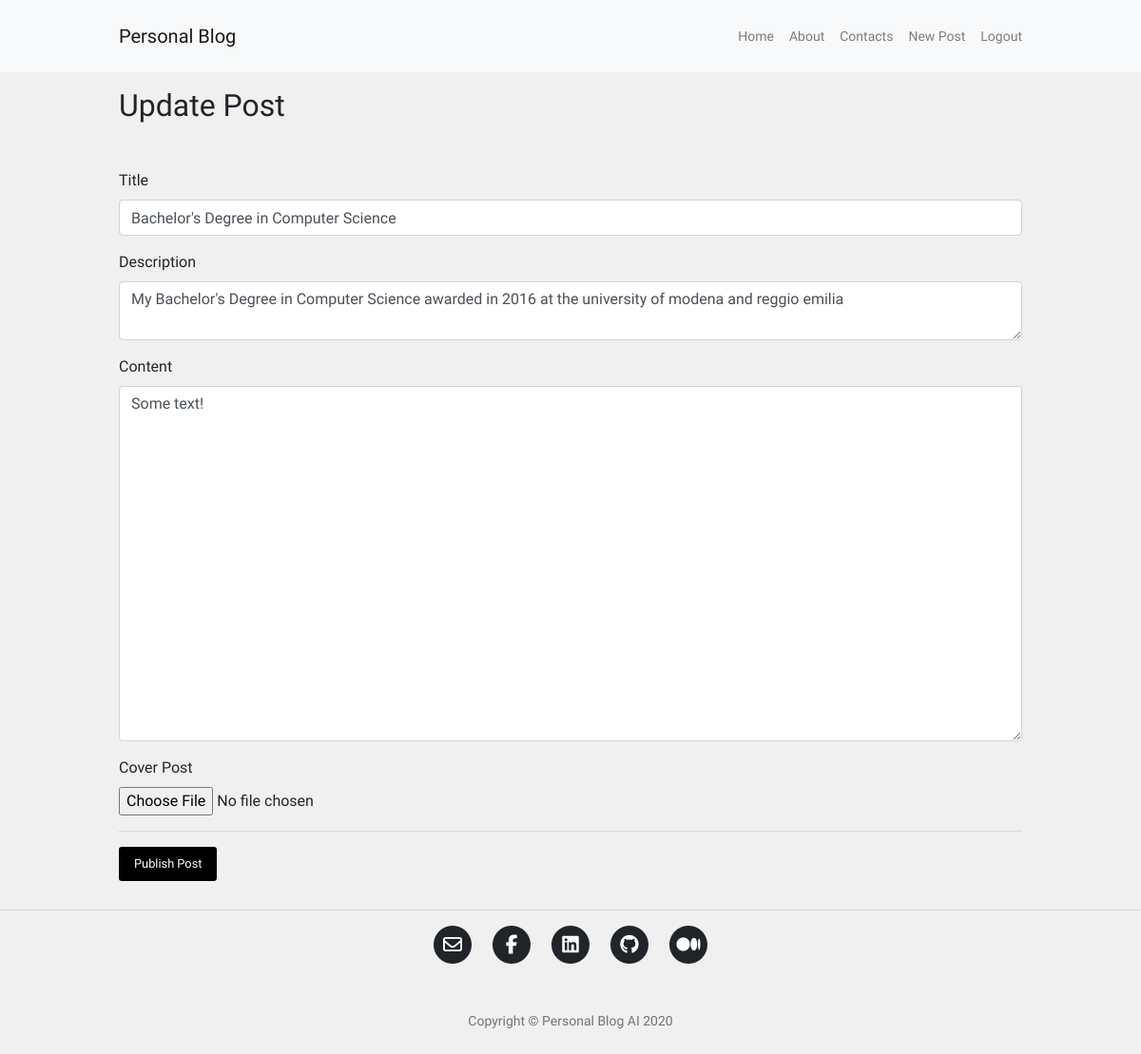
Screenshot of /post/1/update (signed in) with the database file from the repository.
### blog/models.py (models this page shows, shortened)
class Post(db.Model):
    id = db.Column(db.Integer, primary_key=True)
    user_id = db.Column(db.Integer, db.ForeignKey('user.id'), nullable=False)
    insert_time = db.Column(db.DateTime, default=datetime.now)
    title = db.Column(db.String(120), nullable=False)
    description = db.Column(db.String(240))
    body = db.Column(db.Text(), nullable=False)
    slug = db.Column(db.String(250))
    image = db.Column(db.String(120))

### blog/routes.py (the view)
@app.route("/post/<int:post_id>/update", methods=["GET", "POST"])
@login_required
def post_update(post_id):
    post_instance = Post.query.get_or_404(post_id)
    if post_instance.author != current_user:
        abort(403)
    form = PostForm()
    if form.validate_on_submit():
        post_instance.title = form.title.data
        post_instance.description = form.description.data
        post_instance.body = form.body.data
        if form.image.data:
            try:
                image = save_picture(form.image.data)
                post_instance.image = image
            except Exception:
                db.session.commit()
                flash('Error occoured during image upload')
                return redirect(url_for('post_update', post_id=post_instance.id))
        db.session.commit()
        return redirect(url_for('post_detail', post_slug=post_instance.slug))
    elif request.method == "GET":
        form.title.data = post_instance.title
        form.description.data = post_instance.description
        form.body.data = post_instance.body
    post_image = post_instance.image or None
    return render_template("post_editor.html", form=form, post_image=post_image)

### blog/forms.py
class PostForm(FlaskForm):
    title = StringField('Title',
                        validators=[DataRequired('Mandatory Field!'),
                        Length(min=3, max=120, message="title range from 3 to 120 chars")]
                        )
    description = TextAreaField('Description',
                                validators=[Length(max=240, message="description no more than 240 chars")]
                        )
    body = TextAreaField('Content', validators=[DataRequired('Mandatory Field!')])
    image = FileField('Cover Post', validators=[FileAllowed(['jpg', 'jpeg', 'png'])])
    submit = SubmitField('Publish Post')

### blog/models.py (called while the page is built)
@login_manager.user_loader
def load_user(id):
    return User.query.get(int(id))

### blog/templates/post_editor.html (shortened to what this page needs)
{% extends 'base.html' %}
{% block content %}
<div class="container content-container mt-3 px-3 px-lg-0">
    {% if request.path == "/create-post" %}
    <h2>Create New Post</h2>
    {% else %}
    <h2>Update Post</h2>
    {% endif %}
    <div class="row no-gutters">
        <div class="col">
            <form method="POST" enctype="multipart/form-data" novalidate>
                <div class="form-group">
                    {{ form.title.label }}
                    {{ form.title(class="form-control") }}
                </div>
                <div class="form-group">
                    {{ form.description.label }}
                    {{ form.description(class="form-control") }}
                </div>
                <div class="form-group">
                    {{ form.body.label }}
                    {{ form.body(class="form-control", rows=15) }}
                </div>
                <div class="form-group">
                    {{ form.image.label }}
                    {{ form.image(class="form-control-file") }}
                </div>
                <hr>
                {{ form.submit(class="btn btn-sm btn-outline-secondary mouse-cursor-gradient-tracking") }}
            </form>
        </div>
    </div>
</div>
{% endblock %}

### blog/static/blog.css (style rules this page uses)
html, body { font-family: 'Oxanium', sans-serif; background-color: #f0f0f0; }
.content-container { max-width: 950px; margin-top: 30px; margin-bottom: 30px; padding: 0px; }

### blog/static/animations.css (style rules this page uses)
.container { overflow-x: hidden; width: 100%; }
.mouse-cursor-gradient-tracking { position: relative; background: black; padding: 0.5rem 1rem; font-size: 0.8rem; border: none; color: white; cursor: pointer; outline: none; overflow: hidden; }
.mouse-cursor-gradient-tracking:before { --size: 0; content: ''; position: absolute; left: var(--x); top: var(--y); width: var(--size); height: var(--size); background: radial-gradient(circle closest-side, white, transparent); transform: translate(-50%, -50%); transition: width 0.2s ease, height 0.2s ease; }

### rows the page displays
Post: title "Bachelor's Degree in Computer Science", description "My Bachelor's Degree in Computer Science awarded in 2016 at the university of modena and reggio emilia", body "Some text!"
